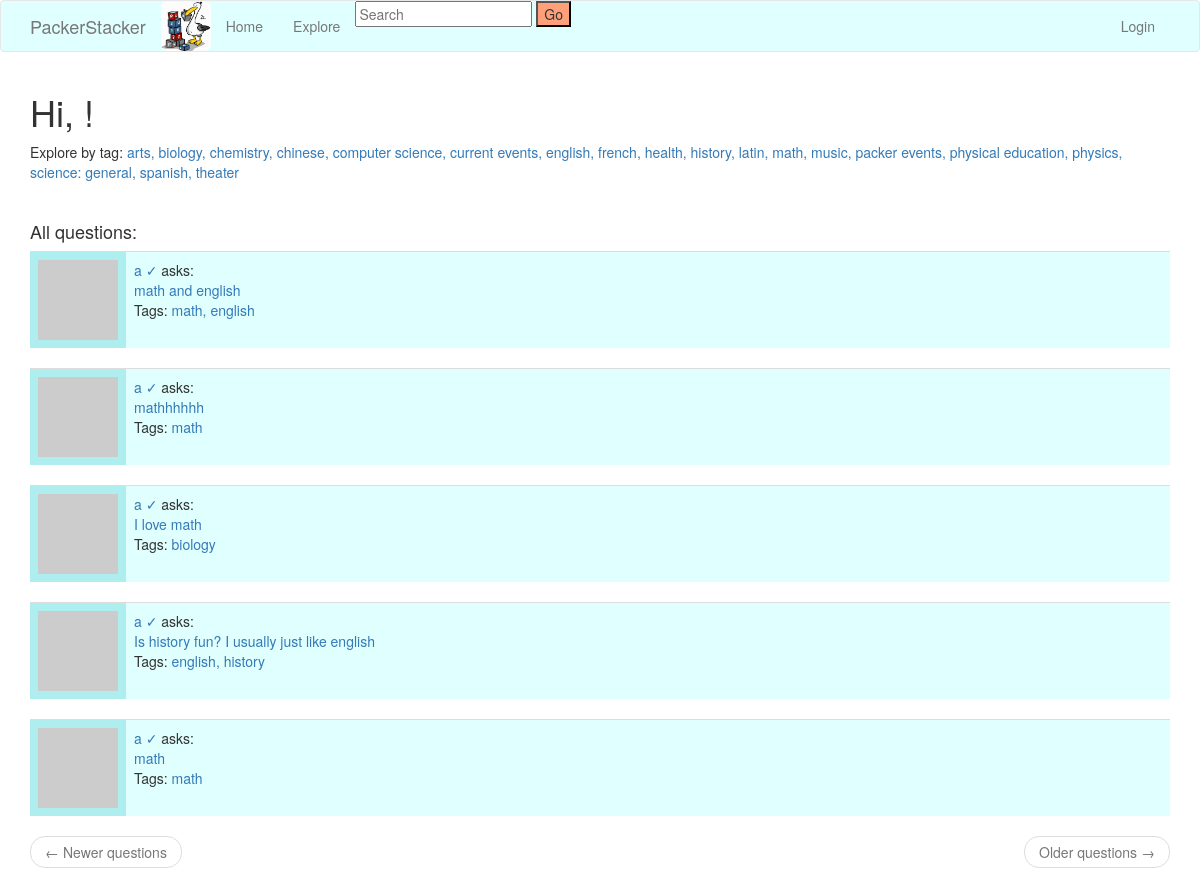
/explore, run on the app's committed database.
### app/models.py (models this page shows, shortened)
class Tag(db.Model):
    id = db.Column(db.Integer, primary_key=True)
    name = db.Column(db.String(30), unique=True)
    questions = db.relationship('Question', secondary='question_tag', backref='tags')

class Question(db.Model):
    id = db.Column(db.Integer, primary_key=True)
    body = db.Column(db.String(1000))
    timestamp = db.Column(db.DateTime, index=True, default=datetime.utcnow)
    user_id = db.Column(db.Integer, db.ForeignKey('user.id'))
    replies = db.relationship('Reply', backref='op', lazy='dynamic')

class User(UserMixin, db.Model):
    id = db.Column(db.Integer, primary_key=True)
    username = db.Column(db.String(64), index=True, unique=True)
    email = db.Column(db.String(120), index=True, unique=True)
    password_hash = db.Column(db.String(128))
    questions = db.relationship('Question', backref='author', lazy='dynamic')
    replies = db.relationship('Reply', backref='author', lazy='dynamic')
    about_me = db.Column(db.String(140))
    last_seen = db.Column(db.DateTime, default=datetime.utcnow)
    type = db.Column(db.Boolean())
    def avatar(self, size):
        digest = md5(self.email.lower().encode('utf-8')).hexdigest()
        return 'https://www.gravatar.com/avatar/{}?d=identicon&s={}'.format(digest, size)
    followed = db.relationship(
        'User', secondary=followers,
        primaryjoin=(followers.c.follower_id == id),
        secondaryjoin=(followers.c.followed_id == id),
        backref=db.backref('followers', lazy='dynamic'), lazy='dynamic')

### app/routes.py (the view)
@app.route('/explore')
def explore():
    page = request.args.get('page', 1, type=int)
    tags = Tag.query.order_by(Tag.name)
    questions = Question.query.order_by(Question.timestamp.desc()).paginate(page=page, per_page=app.config['QUESTIONS_PER_PAGE'], error_out=False)
    next_url = url_for('explore', page=questions.next_num) \
        if questions.has_next else None
    prev_url = url_for('explore', page=questions.prev_num) \
        if questions.has_prev else None
    return render_template("explore.html", title='Explore', tags=tags, questions=questions.items,next_url=next_url, prev_url=prev_url)

### app/routes.py (called while the page is built)
@app.before_request
def before_request():
    if current_user.is_authenticated:
        current_user.last_seen = datetime.utcnow()
        db.session.commit()

### app/templates/explore.html
{% extends "base.html" %}
{% import 'bootstrap/wtf.html' as wtf %}
{% block app_content %}
<div class="">
    <h1>Hi, {{ current_user.username }}!</h1>
    <p> Explore by tag:
    {% for tag in tags %}
      <a href="{{ url_for('tag_page', id=tag.id) }}">
        {{ tag.name }}{% if not loop.last %}, {% endif %}{% endfor %} </a> </p>
    <br>
    <h4> All questions: </h4>
    {% for question in questions %}
        {% include '_question.html' %}
    {% endfor %}
  </div>
    <nav aria-label="...">
        <ul class="pager">
            <li class="previous{% if not prev_url %} disabled{% endif %}">
                <a href="{{ prev_url or '#' }}">
                    <span aria-hidden="true">&larr;</span> Newer questions
                </a>
            </li>
            <li class="next{% if not next_url %} disabled{% endif %}">
                <a href="{{ next_url or '#' }}">
                    Older questions <span aria-hidden="true">&rarr;</span>
                </a>
            </li>
        </ul>
    </nav>
{% endblock %}

### app/templates/_question.html
<table class="table table-hover" style="background-color:PaleTurquoise">
      <tr>
          <td width="70px">
                  <img src="{{ question.author.avatar(70) }}" />
          </td>
          <td style="width:100%; background-color:lightCyan">
              <a href="{{ url_for('user', username=question.author.username) }}">
                  {{ question.author.username }} {%if question.author.type %} &#x2713 {%endif%}
              </a>
              asks:
              <br>
              <a style="text-decoration: none" href="{{ url_for('question_page', id=question.id) }}">
                {{ question.body }}
              </a>
              <br>
              <p>Tags: {% for tag in question.tags %}
                <a href="{{ url_for('tag_page', id=tag.id) }}">
                  {{ tag.name }}{% if not loop.last %}, {% endif %}{% endfor %}
                </a>
                </p>
          </td>
      </tr>
</table>

### data on the page
Tag: name "arts"
Tag: name "biology"
Tag: name "chemistry"
Tag: name "chinese"
Tag: name "computer science"
Tag: name "current events"
Tag: name "english"
Tag: name "french"
Tag: name "health"
Tag: name "history"
Tag: name "latin"
Tag: name "math"
Tag: name "music"
Tag: name "packer events"
Tag: name "physical education"
Tag: name "physics"
Tag: name "science: general"
Tag: name "spanish"
Tag: name "theater"
Question: author.username "a", body "math and english"
Question: author.username "a", body "mathhhhhh"
Question: author.username "a", body "I love math"
Question: author.username "a", body "Is history fun? I usually just like english"
Question: author.username "a", body "math"
